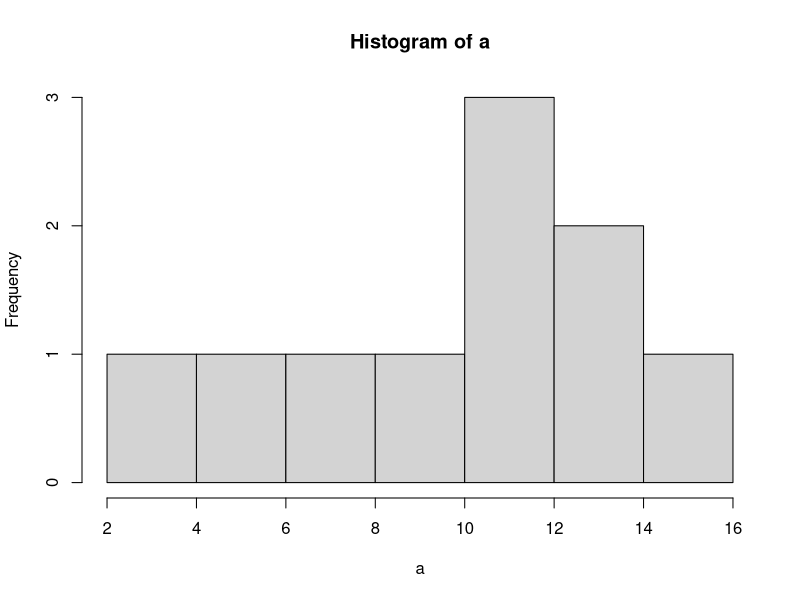
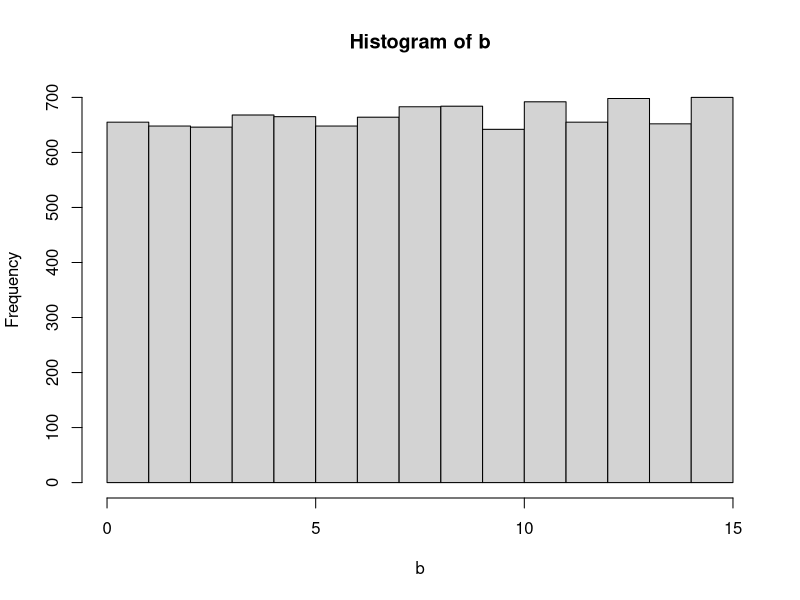
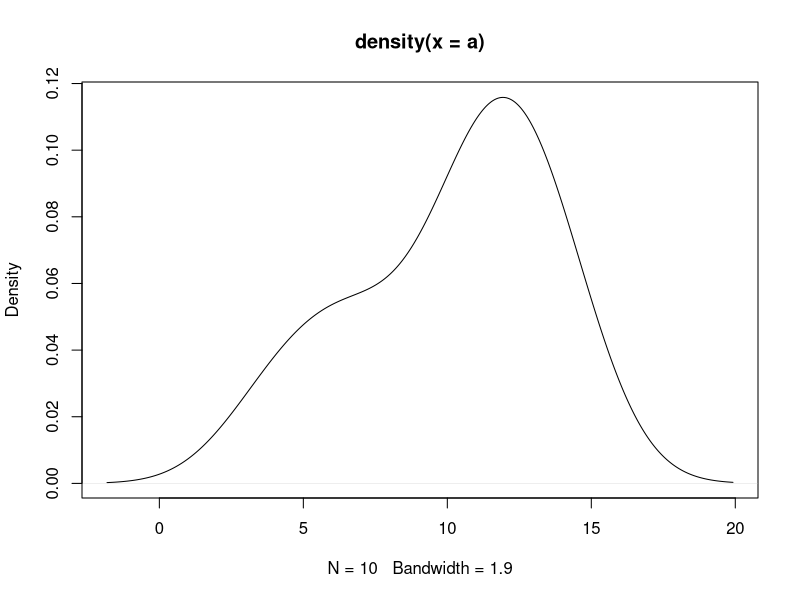
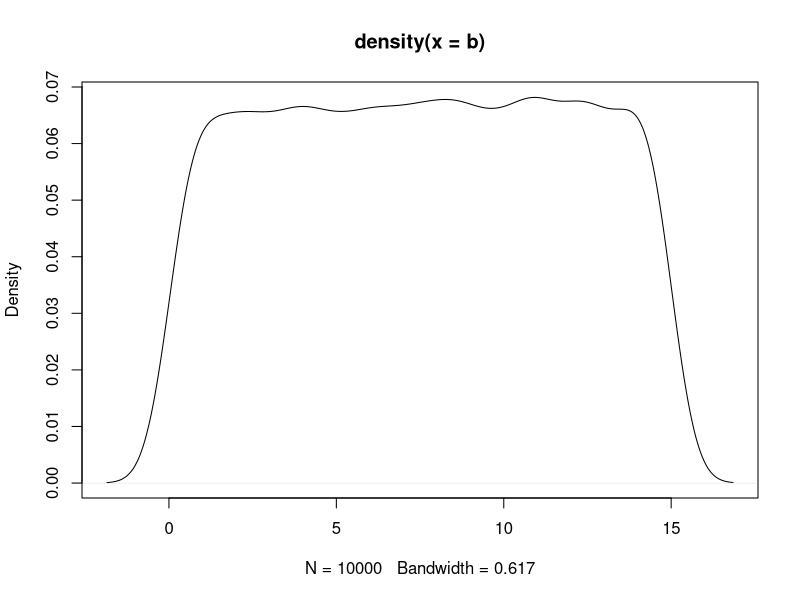
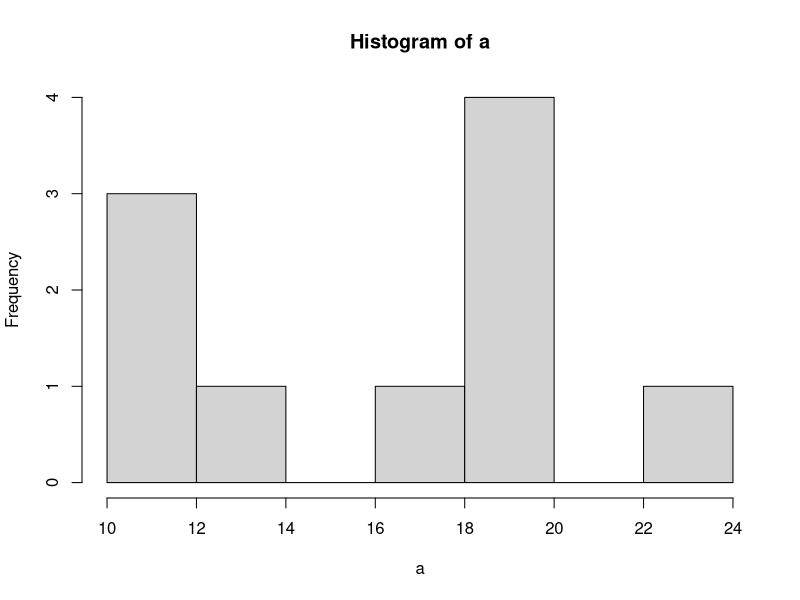
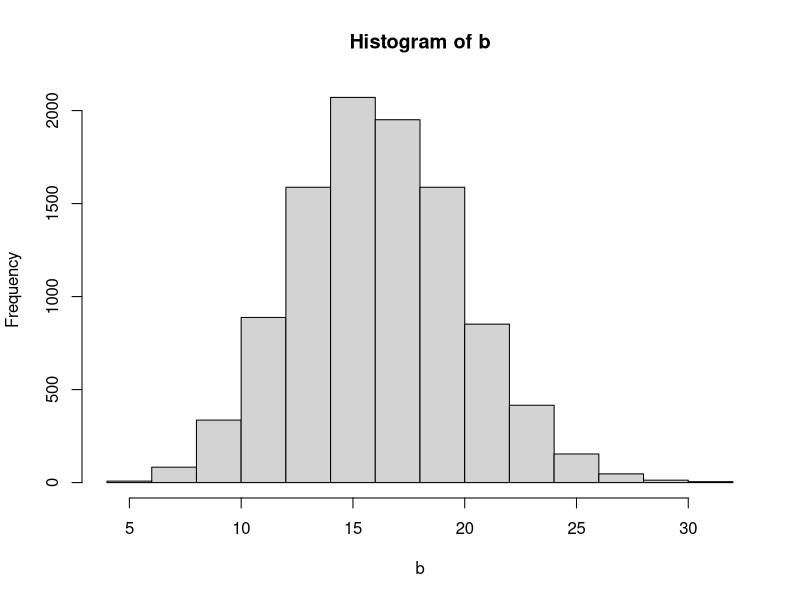
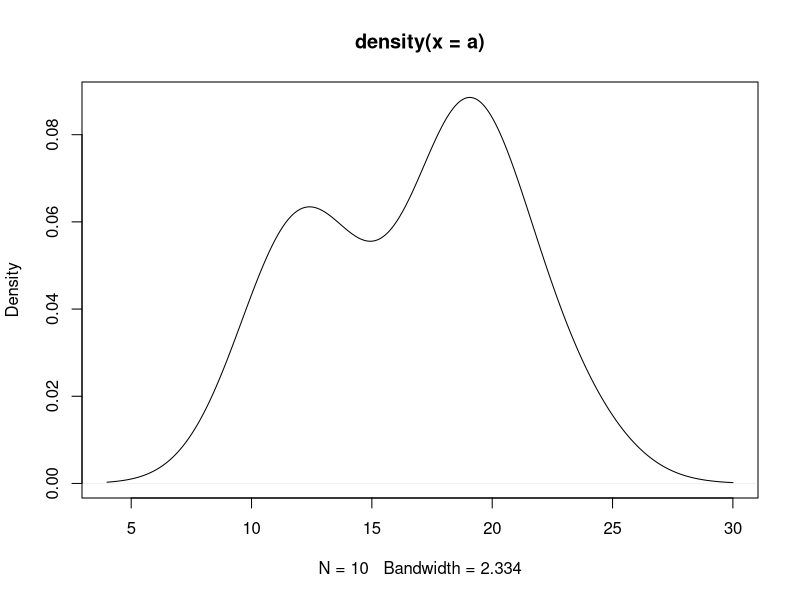
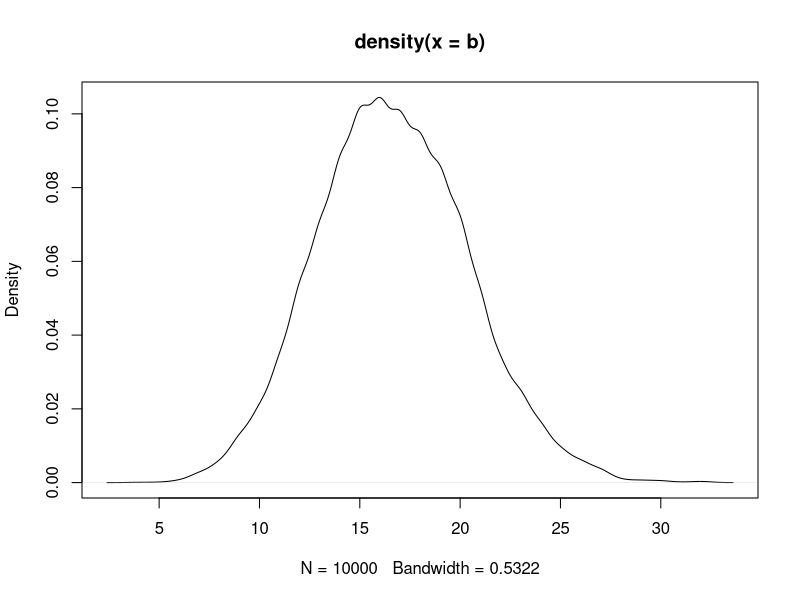

Reproduce these figures in R, in order.
## ---- chunk 1
knitr::opts_chunk$set(echo = TRUE)
## ---- chunk 2
NewVector <- c(1,2,3)
NewVector
class(NewVector)
ls()
rm(NewVector)
## ---- chunk 3
 pbirthday(30)
## ---- chunk 4
 help(Distributions)
## ---- chunk 5
dunif(5,min=0,max=15)
dunif(12,min=0,max=15)
dunif(3.1265,min=0,max=15)
dunif(0,min=0,max=15)
## ---- chunk 6
punif(15,min=0, max=15)
punif(5, min=0, max=15)
punif(12, min=0, max=15)-punif(10, min=0, max=15)
## ---- chunk 7
qunif(0.5,min=0,max=15)
qunif(0.95,min=0,max=15)
## ---- chunk 8
a <- runif(10,min=0,max=15)
b <- runif(10000,min=0,max=15)
hist(a)
hist(b)
plot(density(a))
plot(density(b))
## ---- chunk 9
dbinom(5, size=100, prob=1/6)
pbinom(20, size=100, prob=1/6)
1-pbinom(19, size=100, prob=1/6)
qbinom(0.4, size=100, prob=1/6)
## ---- chunk 10
a <- rbinom(10, size=100, prob=1/6)
b <- rbinom(10000, size=100, prob=1/6)
hist(a)
hist(b)
plot(density(a))
plot(density(b))
## ---- chunk 11
dnorm(0.5)
dnorm(0)
dnorm(0.5, mean=3, sd=5)
pnorm(0.5)
pnorm(0.5, mean=3, sd=5)
qnorm(0.1)
qnorm(0.9)
qnorm(0.1, mean=3, sd=5)
qnorm(0.9, mean=3, sd=5)
## ---- chunk 12
a <- rnorm(10000)
b <- rnorm(10000, mean=3, sd=5)
hist(a)
hist(b)
plot(density(a))
plot(density(b))
## ---- chunk 13
sleep <- sleep
sleep
summary(sleep$extra)
## ---- chunk 14
mean(sleep$extra[sleep$group==1])
mean(sleep$extra[sleep$group==2])
## ---- chunk 15
help("t.test")
## ---- chunk 16
library(ggplot2)
t.test(sleep$extra~sleep$group)
t.test(sleep$extra[sleep$group==1], sleep$extra[sleep$group==2])
ggplot(sleep, aes(x=group, y=extra)) +
  geom_boxplot() +
  geom_point()
## ---- chunk 17
t.test(sleep$extra[sleep$group==2], mu=0, alternative = "greater")
